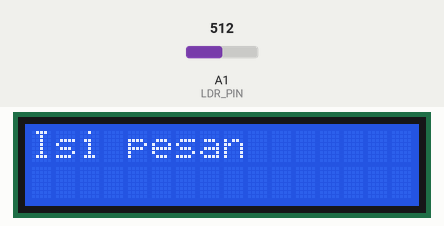
Simulated run of this sketch. Board: Arduino Uno, built with avr-gcc and run on an emulated ATmega328P. Parts: 16×2 character LCD. Inputs (shaded band) come from the test bench; at power-on: A1 (LDR_PIN) = 512. What the sketch prints to the serial monitor is not drawn.

Above: at 0.1 s.
At 12.4 s:
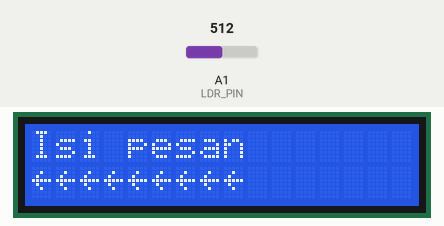

The sketch:

paybeam_receiver.ino
```cpp
#include <LiquidCrystal_I2C.h>

// set the LCD number of columns and rows
int lcdColumns = 16;
int lcdRows = 2;

// set LCD address, number of columns and rows
// if you don't know your display address, run an I2C scanner sketch
LiquidCrystal_I2C lcd(0x27, lcdColumns, lcdRows);

#define LDR_PIN A1
#define charLength 9
#define bitLength 8
const int uDelay = 150;    //pulse width in ms
const int ref = 50;        //ldr HIGH cutoff val
int bits[charLength][bitLength];
int val=0;

void setup() {
  Serial.begin(115200);

  // initialize LCD
  lcd.init();
  // turn on LCD backlight
  lcd.backlight();
  lcd.setCursor(0, 0);
  lcd.print("Isi pesan");
}

void loop() {
  val = analogRead(LDR_PIN);
  if(val>ref){
    startListening(val);
    printChar(bits);
    Serial.println();
    // Print the array elements:
    for (int i = 0; i < charLength; i++) {
      for (int ii = 0; ii < bitLength; ii++) {
        Serial.print(bits[i][ii]);
        Serial.print(""); // Print a space between elements
      }
      printf("(%s)", (char) getRune(bits, i));
      Serial.print(" ");
    }
    Serial.println();
  }
}

//reads the incoming signal and stores to bits[] array
void startListening(int treshold){
  delay(uDelay); // mark the first beam to be the sync request
  for(int i = 0; i < charLength; i++) {
    for(int ii = 0; ii < bitLength; ii++){
      if (ii == 0) {
        bits[i][0] = 0;
        delay(uDelay);
        continue;
      }
      if(analogRead(LDR_PIN) >= treshold) bits[i][ii]=1;
      else bits[i][ii]=0;
      delay(uDelay);
    }

    delay(uDelay);
  }
}

int getRune(int x[charLength][bitLength], int index) {
  return x[index][0]*128 + x[index][1]*64 + x[index][2]*32 + x[index][3]*16 +x[index][4]*8 +x[index][5]*4 +x[index][6]*2 +x[index][7];
}

//a very simple binay to decimal covertor
void printChar(int x[charLength][bitLength]){
  lcd.setCursor(0,1);
  for (int i = 0; i < charLength; i++) {
    lcd.print((char) getRune(x, i));
  }
}
```
